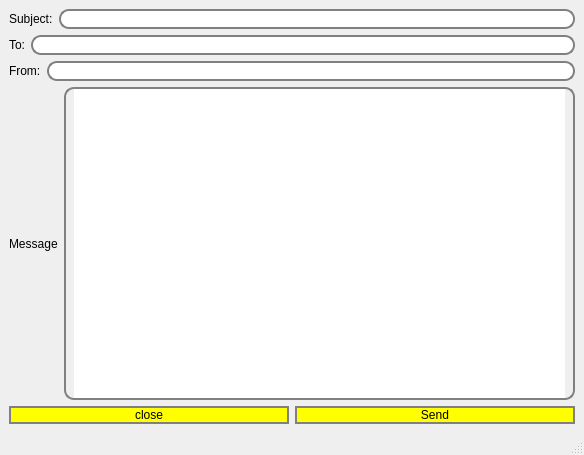
<?xml version="1.0" encoding="UTF-8"?>
<ui version="4.0">
 <class>MainWindow</class>
 <widget class="QMainWindow" name="MainWindow">
  <property name="geometry">
   <rect>
    <x>0</x>
    <y>0</y>
    <width>584</width>
    <height>455</height>
   </rect>
  </property>
  <property name="windowTitle">
   <string>MainWindow</string>
  </property>
  <widget class="QWidget" name="centralwidget">
   <layout class="QHBoxLayout" name="horizontalLayout_6">
    <item>
     <layout class="QVBoxLayout" name="verticalLayout">
      <item>
       <layout class="QHBoxLayout" name="horizontalLayout">
        <item>
         <widget class="QLabel" name="label">
          <property name="text">
           <string>Subject:</string>
          </property>
         </widget>
        </item>
        <item>
         <widget class="QLineEdit" name="lineEdit">
          <property name="styleSheet">
           <string notr="true">QLineEdit{
border: 2px solid gray;
border-radius: 10px;
padding: 0 8px;
}</string>
          </property>
         </widget>
        </item>
       </layout>
      </item>
      <item>
       <layout class="QHBoxLayout" name="horizontalLayout_2">
        <item>
         <widget class="QLabel" name="label_2">
          <property name="text">
           <string>To:</string>
          </property>
         </widget>
        </item>
        <item>
         <widget class="QLineEdit" name="lineEdit_3">
          <property name="styleSheet">
           <string notr="true">QLineEdit{
border: 2px solid gray;
border-radius: 10px;
padding: 0 8px;
}</string>
          </property>
         </widget>
        </item>
       </layout>
      </item>
      <item>
       <layout class="QHBoxLayout" name="horizontalLayout_3">
        <item>
         <widget class="QLabel" name="label_3">
          <property name="text">
           <string>From:</string>
          </property>
         </widget>
        </item>
        <item>
         <widget class="QLineEdit" name="lineEdit_2">
          <property name="styleSheet">
           <string notr="true">QLineEdit{
border: 2px solid gray;
border-radius: 10px;
padding: 0 8px;
}</string>
          </property>
         </widget>
        </item>
       </layout>
      </item>
      <item>
       <layout class="QHBoxLayout" name="horizontalLayout_5">
        <item>
         <widget class="QLabel" name="label_4">
          <property name="mouseTracking">
           <bool>false</bool>
          </property>
          <property name="text">
           <string>Message</string>
          </property>
         </widget>
        </item>
        <item>
         <widget class="QPlainTextEdit" name="plainTextEdit">
          <property name="styleSheet">
           <string notr="true">QPlainTextEdit{
border: 2px solid gray;
border-radius: 10px;
padding: 0 8px;
}</string>
          </property>
         </widget>
        </item>
       </layout>
      </item>
      <item>
       <layout class="QHBoxLayout" name="horizontalLayout_4">
        <item>
         <widget class="QPushButton" name="pushButton">
          <property name="mouseTracking">
           <bool>true</bool>
          </property>
          <property name="styleSheet">
           <string notr="true">QPushButton{
border: 2px solid gray;
border-radius: 10px;
padding: 0 8px;
background: yellow;
}</string>
          </property>
          <property name="text">
           <string>close</string>
          </property>
         </widget>
        </item>
        <item>
         <widget class="QPushButton" name="pushButton_2">
          <property name="mouseTracking">
           <bool>true</bool>
          </property>
          <property name="styleSheet">
           <string notr="true">QPushButton{
border: 2px solid gray;
border-radius: 10px;
padding: 0 8px;
background: yellow;
}</string>
          </property>
          <property name="text">
           <string>Send</string>
          </property>
         </widget>
        </item>
       </layout>
      </item>
     </layout>
    </item>
   </layout>
  </widget>
  <widget class="QMenuBar" name="menubar">
   <property name="geometry">
    <rect>
     <x>0</x>
     <y>0</y>
     <width>584</width>
     <height>22</height>
    </rect>
   </property>
  </widget>
  <widget class="QStatusBar" name="statusbar"/>
 </widget>
 <resources/>
 <connections>
  <connection>
   <sender>pushButton</sender>
   <signal>clicked()</signal>
   <receiver>MainWindow</receiver>
   <slot>close()</slot>
   <hints>
    <hint type="sourcelabel">
     <x>173</x>
     <y>415</y>
    </hint>
    <hint type="destinationlabel">
     <x>181</x>
     <y>495</y>
    </hint>
   </hints>
  </connection>
 </connections>
</ui>
